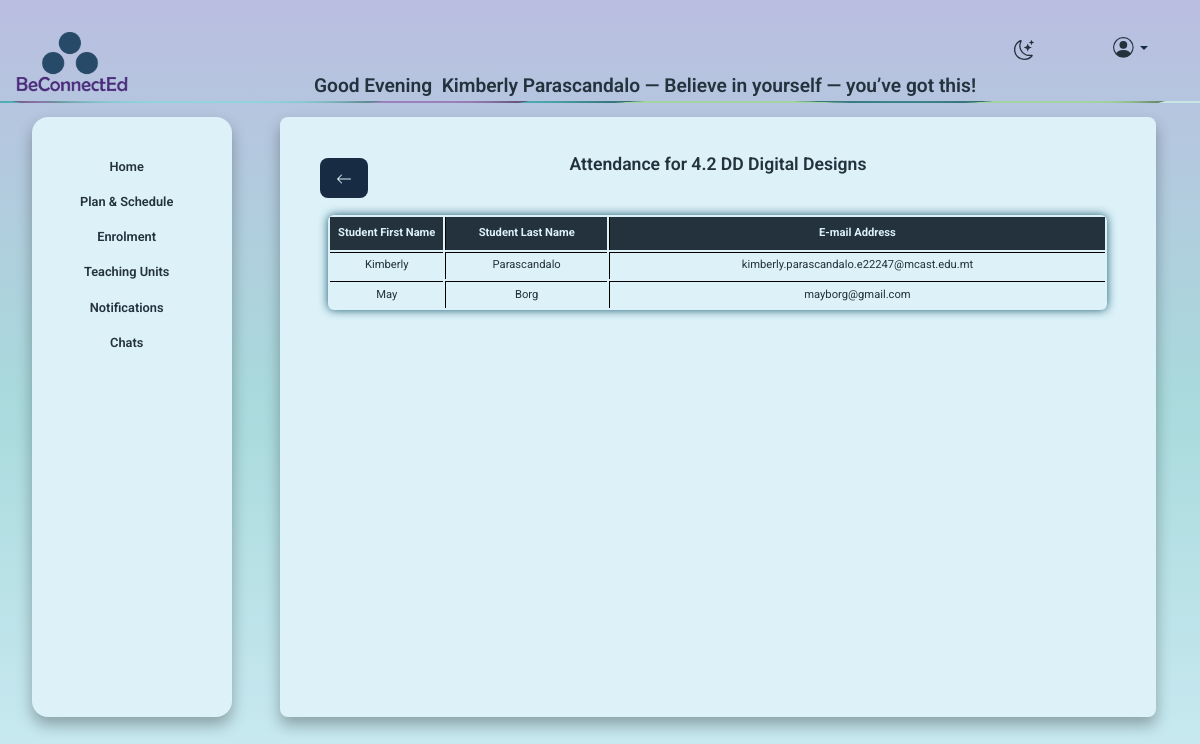
The page /class_attendance.php?class_id=1 (signed in) on the database its author committed.
### tables this page shows
CREATE TABLE `classes` (
  `class_id` int(11) NOT NULL,
  `class_name` varchar(255) DEFAULT NULL,
  `course_id` int(11) DEFAULT NULL
);

CREATE TABLE `users` (
  `user_id` int(11) NOT NULL,
  `email` varchar(255) DEFAULT NULL,
  `password_hash` varchar(255) DEFAULT NULL,
  `first_name` varchar(255) DEFAULT NULL,
  `last_name` varchar(255) DEFAULT NULL,
  `date_of_birth` date DEFAULT NULL,
  `is_active` tinyint(1) DEFAULT 1,
  `created_at` datetime DEFAULT current_timestamp(),
  `profile_photo` varchar(255) DEFAULT NULL,
  `role_id` int(11) DEFAULT NULL,
  `institute_id` int(11) DEFAULT NULL,
  `is_independent` tinyint(1) NOT NULL,
  `must_change_password` tinyint(1) DEFAULT 1
);

### includes/functions.php (called while the page is built, shortened)
<?PHP
function getStudentsByClassId($conn, $class_id){
  $sql = "SELECT u.user_id, u.first_name, u.last_name, u.email
          FROM enrolment e
          INNER JOIN users u ON u.user_id = e.student_id
          WHERE e.class_id = ?
            AND u.role_id = 2
            AND u.is_active = 1
          ORDER BY u.first_name, u.last_name";
  $stmt = mysqli_stmt_init($conn);
  if(!mysqli_stmt_prepare($stmt, $sql)){
    die("Prepare failed: " . mysqli_error($conn));
  }
  mysqli_stmt_bind_param($stmt, "i", $class_id);
  mysqli_stmt_execute($stmt);
  $result = mysqli_stmt_get_result($stmt);
  return $result;
}

### class_attendance.php (the view, shortened to what this page needs)
<?php
include "includes/nav.php";
$class_id = (int)($_GET['class_id'] ?? 0);
if ($class_id <= 0) {
  $class = null;
} else {
  $sql = "SELECT class_name FROM classes WHERE class_id = ? LIMIT 1";
  $stmt = mysqli_stmt_init($conn);
  mysqli_stmt_prepare($stmt, $sql);
  mysqli_stmt_bind_param($stmt, "i", $class_id);
  mysqli_stmt_execute($stmt);
  $res = mysqli_stmt_get_result($stmt);
  $class = mysqli_fetch_assoc($res);
}
?>
<div class="container-fluid">
  <div class="row">
      <div class="col-lg-2 col-md-3 p-0">
          <?php include 'includes/menuteacher.php'; ?>
      </div>
    <div class="col-1"></div>
  <div class="col-lg-9 col-md-8">
      <div class="row">
        <div class="col-12">
            <div class="form_bg">
            <div class="row align-items-center">
     <div class="col-lg-1 col-md-1 col-sm-1">
      <a href="enrolment_teacher.php" class="close mt-0"><svg xmlns="http://www.w3.org/2000/svg" width="16" height="16" fill="currentColor"  viewBox="0 0 16 16">
  <path fill-rule="evenodd" d="M15 8a.5.5 0 0 0-.5-.5H2.707l3.147-3.146a.5.5 0 1 0-.708-.708l-4 4a.5.5 0 0 0 0 .708l4 4a.5.5 0 0 0 .708-.708L2.707 8.5H14.5A.5.5 0 0 0 15 8"/>
</svg></a> </div>
<div class="col-lg-10 col-md-10 col-sm-10">
<?php if (!$class): ?>
  <h2 class="form_title">Attendance</h2>
  <div class="alert alert-warning text-center">No class selected.</div>
<?php else: ?>
  <h2 class="form_title">Attendance for <?php echo htmlspecialchars($class['class_name']); ?></h2>
<?php endif; ?>
</div>
<div class="row align-items-center">
  <div class="col-lg-12 col-md-12 col-sm-12">
<table class="table_admin"  >
  <tr>
    <th>Student First Name</th>
    <th>Student Last Name </th>
    <th>E-mail Address</th>
  </tr>
  <?php
 $result = getStudentsByClassId($conn, $class_id);
while($row = mysqli_fetch_assoc($result)){
  echo '<tr>';
  echo '<td>' . $row['first_name'] . '</td>';
  echo '<td>' . $row['last_name'] . '</td>';
  echo '<td>' . $row['email'] . '</td>';
  echo '</tr>';
}
  ?>
                    </table>
                </div>
</div>
            </div>
        </div>
 </div>
    </div>

### css/style.css (style rules this page uses)
:root { --base-color: linear-gradient(to bottom, #babee0, #a9dadc, #ccebf3); --base-variant: #dcf1f8; --text-color: #23323d; --secondary-text: #1a5b71; --button-color: #172c42; --hover-button: #1a5b71; }
h2 { color: var(--text-color); font-size: 1.1rem; text-decoration: none ; font-weight: 550 ; }
body { margin-top:2rem; padding: 0; min-height: 92vh; background: var(--base-color); background-attachment: fixed; font-family: Roboto, "Helvetica Neue", Helvetica, sans-serif; width: 100%; overflow: hidden; overflow-x: hidden; }
.form_bg { box-shadow:0 8px 15px 0 #0000004d; color: var(--secondary-text); border-radius: .5rem; background-color: var(--base-variant); width: 100%; margin-top: 1rem; margin-left: -2rem; min-height: 75vh; max-height: 75vh; padding: 1rem; text-align: center; overflow-y: auto; overflow-x: auto; display: flex; flex-direction: column; justify-content: top; }
.form_title { margin-top: 1.3rem; display: block; width: 100%; }
.table_admin { color: var(--text-color); }
td { text-align: center; width: 1rem; }
.close { position: fixed; text-decoration: none; color: var( --base-variant); border-radius: .5rem; margin-top: 1rem; padding: .5rem 1rem .5rem 1rem; background-color:var(--button-color); }
table { border-collapse:separate; border-radius:6px; margin: 2rem; box-shadow: 0 0 10px var(--secondary-text); padding: 0%; width: 95% !important; }
td, th { border-left:solid black 1px; border-top:solid black 1px; }
td { padding: .3rem; font-size: .7rem; }
th { background-color: var(--text-color); padding: .5rem; border-top: none; color: var(--base-variant); font-size: .7rem; }
td:first-child, th:first-child { border-left: none; }

### rows shown on the page
classes: class_name "4.2 DD Digital Designs"
users: first_name "Kimberly", last_name "Parascandalo", email "kimberly.parascandalo.e22247@mcast.edu.mt"
users: first_name "May", last_name "Borg", email "mayborg@gmail.com"

### other values the page prints
$first . ' ' . $last "Kimberly Parascandalo"
